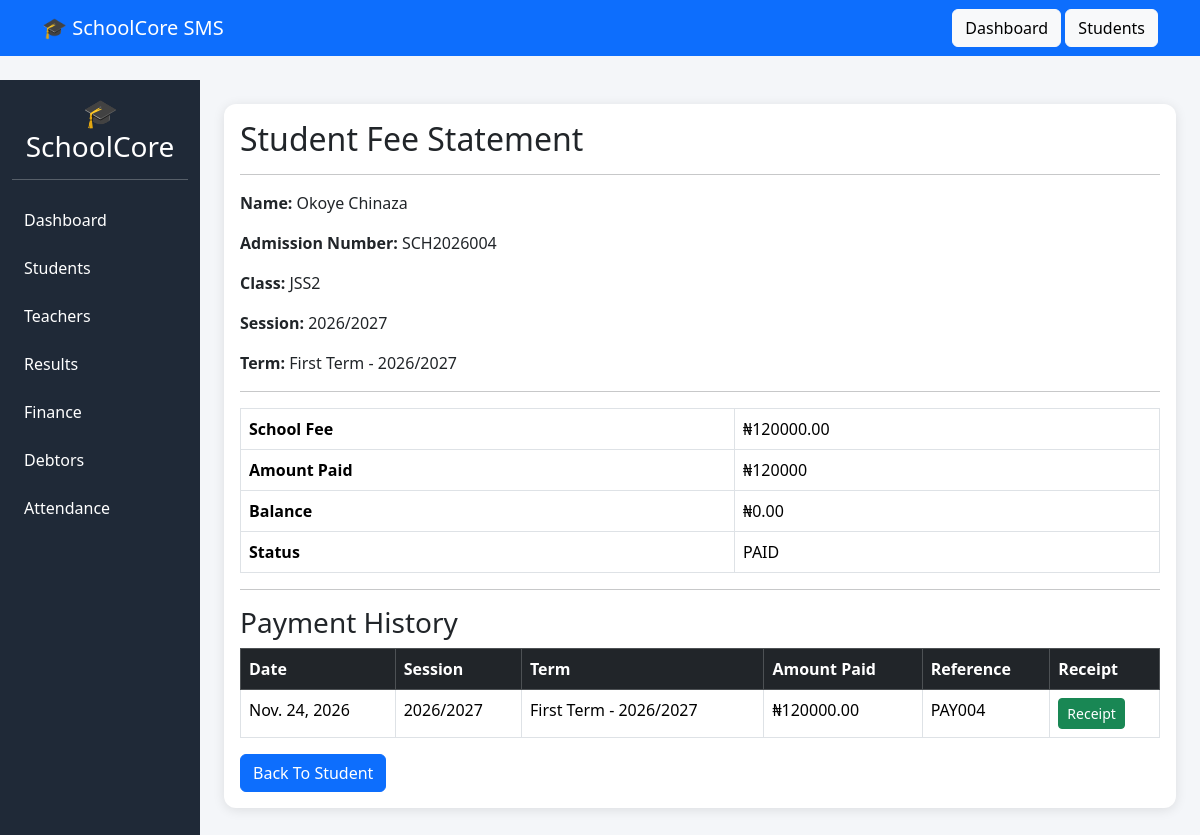
The app's page /finance/statement/4/ with its own data.
### students/models.py (models this page shows, shortened)
class Student(models.Model):
    GENDER_CHOICES = (
        ('MALE', 'Male'),
        ('FEMALE', 'Female'),
    )
    admission_number = models.CharField(
        max_length=20,
        unique=True
    )
    first_name = models.CharField(max_length=100)
    last_name = models.CharField(max_length=100)
    other_name = models.CharField(
        max_length=100,
        blank=True
    )
    gender = models.CharField(
        max_length=10,
        choices=GENDER_CHOICES
    )
    date_of_birth = models.DateField()
    classroom = models.ForeignKey(
        ClassRoom,
        on_delete=models.SET_NULL,
        null=True
    )
    passport = models.ImageField(
        upload_to='students/',
        blank=True,
        null=True
    )
    address = models.TextField()
    created_at = models.DateTimeField(
        auto_now_add=True
    )

### academics/models.py (models this page shows)
class ClassRoom(models.Model):
    name = models.CharField(max_length=50)
    def __str__(self):
        return self.name

class AcademicSession(models.Model):
    name = models.CharField(max_length=20, unique=True)
    is_active = models.BooleanField(default=False)
    def __str__(self):
        return self.name

class Term(models.Model):
    TERM_CHOICES = (
        ('FIRST', 'First Term'),
        ('SECOND', 'Second Term'),
        ('THIRD', 'Third Term'),
    )
    name = models.CharField(
        max_length=20,
        choices=TERM_CHOICES
    )
    session = models.ForeignKey(
        AcademicSession,
        on_delete=models.CASCADE
    )
    is_active = models.BooleanField(default=False)
    def __str__(self):
        return f"{self.get_name_display()} - {self.session}"

### finance/models.py (models this page shows, shortened)
class FeeStructure(models.Model):
    classroom = models.ForeignKey(
        ClassRoom,
        on_delete=models.CASCADE
    )
    session = models.ForeignKey(
        AcademicSession,
        on_delete=models.CASCADE
    )
    term = models.ForeignKey(
        Term,
        on_delete=models.CASCADE
    )
    amount = models.DecimalField(
        max_digits=10,
        decimal_places=2
    )

class Payment(models.Model):
    student = models.ForeignKey(
        Student,
        on_delete=models.CASCADE
    )
    session = models.ForeignKey(
        AcademicSession,
        on_delete=models.CASCADE
    )
    term = models.ForeignKey(
        Term,
        on_delete=models.CASCADE
    )
    amount_paid = models.DecimalField(
        max_digits=10,
        decimal_places=2
    )
    payment_date = models.DateField()
    reference = models.CharField(
        max_length=100,
        unique=True,
        blank=True
    )

### finance/views.py (the view)
def fee_statement(request, student_id):
    student = get_object_or_404(
        Student,
        id=student_id
    )
    current_session = AcademicSession.objects.first()
    current_term = Term.objects.first()
    fee = FeeStructure.objects.filter(
        classroom=student.classroom,
        session=current_session,
        term=current_term
    ).first()
    total_fee = fee.amount if fee else 0
    amount_paid = Payment.objects.filter(
        student=student,
        session=current_session,
        term=current_term
    ).aggregate(
        Sum('amount_paid')
    )['amount_paid__sum'] or 0
    payments = Payment.objects.filter(
    student=student
    ).order_by('-payment_date')
    balance = total_fee - amount_paid
    if balance <= 0 and total_fee > 0:
        status = "PAID"
    elif amount_paid > 0:
        status = "PARTLY PAID"
    else:
        status = "UNPAID"
    context = {
        'student': student,
        'session': current_session,
        'term': current_term,
        'total_fee': total_fee,
        'amount_paid': amount_paid,
        'balance': balance,
        'status': status,
        'payments': payments,
    }
    return render(
        request,
        'finance/statement.html',
        context
    )

### templates/finance/statement.html (shortened to what this page needs)
{% extends 'base.html' %}
{% block content %}
<div class="card">
    <div class="card-body">
        <h2>
            Student Fee Statement
        </h2>
        <hr>
        <p>
            <strong>Name:</strong>
            {{ student.first_name }}
            {{ student.last_name }}
        </p>
        <p>
            <strong>Admission Number:</strong>
            {{ student.admission_number }}
        </p>
        <p>
            <strong>Class:</strong>
            {{ student.classroom }}
        </p>
         <p>
            <strong>Session:</strong>
            {{ session }}
        </p>
        <p>
            <strong>Term:</strong>
            {{ term }}
        </p>
        <hr>
        <table class="table table-bordered">
            <tr>
                <th>
                    School Fee
                </th>
                <td>
                    ₦{{ total_fee }}
                </td>
            </tr>
            <tr>
                <th>
                    Amount Paid
                </th>
                <td>
                    ₦{{ amount_paid }}
                </td>
            </tr>
            <tr>
                <th>
                    Balance
                </th>
                <td>
                    ₦{{ balance }}
                </td>
            </tr>
            <tr>
                <th>
                    Status
                </th>
                <td>
                    {{ status }}
                </td>
            </tr>
        </table>
         <hr>
<h3>
    Payment History
</h3>
<table class="table table-bordered">
    <thead class="table-dark">
        <tr>
            <th>Date</th>
            <th>Session</th>
            <th>Term</th>
            <th>Amount Paid</th>
            <th>Reference</th>
            <th>Receipt</th>
        </tr>
    </thead>
    <tbody>
        {% for payment in payments %}
        <tr>
            <td>
                {{ payment.payment_date }}
            </td>
            <td>
                {{ payment.session }}
            </td>
            <td>
                {{ payment.term }}
            </td>
            <td>
                ₦{{ payment.amount_paid }}
            </td>
            <td>
                {{ payment.reference }}
            </td>
            <td>
                <a
                    href="{% url 'payment_receipt' payment.id %}"
                    class="btn btn-sm btn-success"
                >
                    Receipt
                </a>
            </td>
        </tr>
        {% empty %}
        <tr>
            <td colspan="6">
                No payment history found.
            </td>
        </tr>
        {% endfor %}
    </tbody>
</table>
        <a
            href="{% url 'student_detail' student.id %}"
            class="btn btn-primary"
        >
            Back To Student
        </a>
    </div>
</div>
{% endblock %}

### templates/base.html (style rules this page uses)
body { background:#f4f6f9; }
.card { border:none; border-radius:12px; box-shadow:0 2px 12px rgba(0,0,0,.1); }

### records on screen
Student: first_name "Okoye", last_name "Chinaza", admission_number "SCH2026004", classroom "JSS2"
AcademicSession: name "2026/2027"
Term: name+session "First Term - 2026/2027"
FeeStructure: amount "120000.00"
Payment: payment_date "Nov. 24, 2026", session "2026/2027", term "First Term - 2026/2027", amount_paid "120000.00", reference "PAY004"

### other values on screen
{{ amount_paid }} "120000"
{{ balance }} "0.00"
{{ status }} "PAID"
